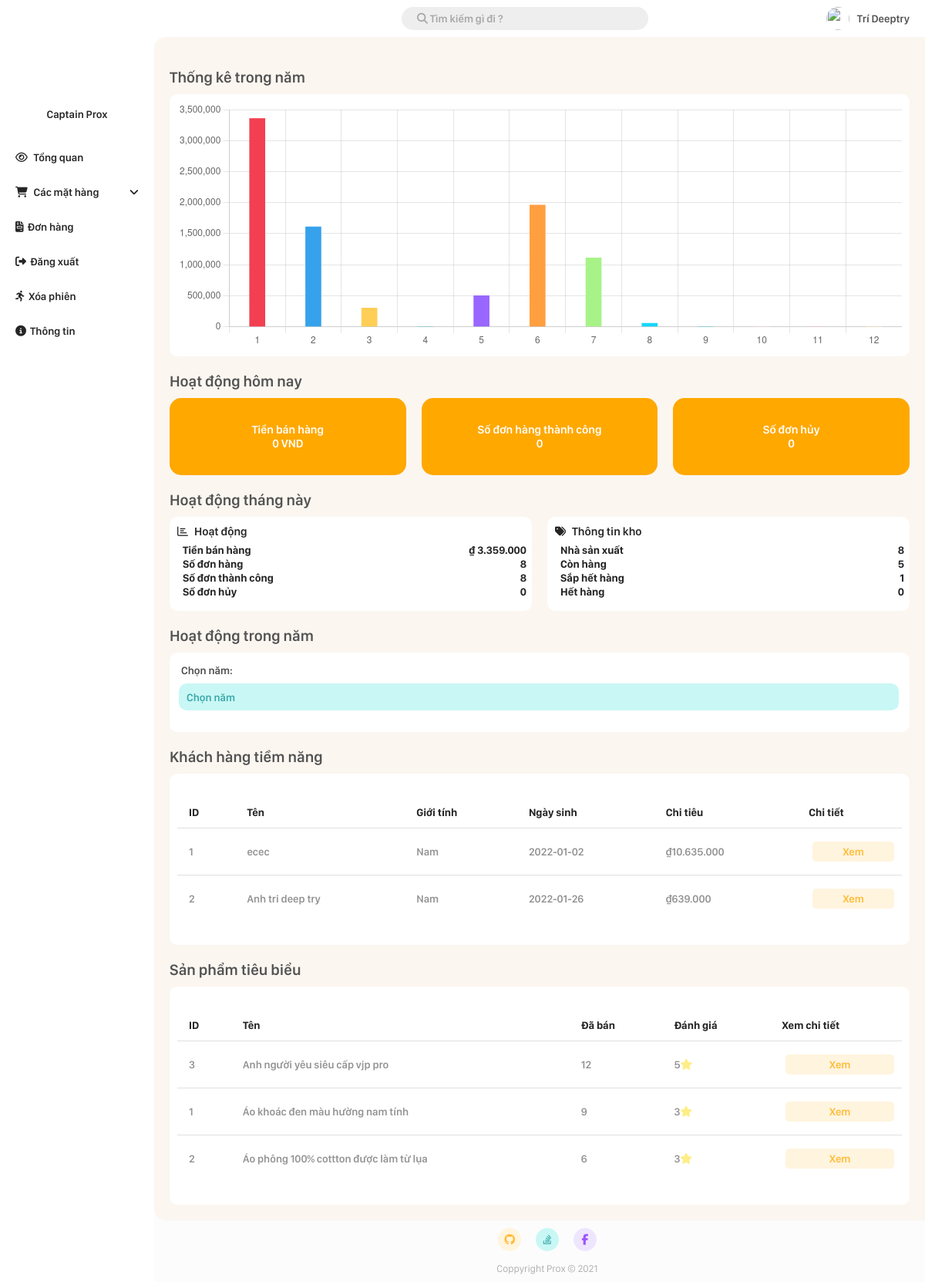
The page /Admin/index.php (signed in) on the database its author committed.
### tables this page shows
CREATE TABLE `customer` (
  `id` int(11) NOT NULL,
  `name` varchar(20) NOT NULL,
  `gender` bit(2) NOT NULL DEFAULT b'1',
  `dob` date NOT NULL,
  `email` varchar(20) NOT NULL,
  `password` text NOT NULL,
  `phone` varchar(20) NOT NULL,
  `address` varchar(50) NOT NULL,
  `token` text NOT NULL
);

CREATE TABLE `product` (
  `id` int(11) NOT NULL,
  `name` varchar(50) NOT NULL,
  `description` text NOT NULL,
  `image` text NOT NULL,
  `cost` double NOT NULL,
  `quantity` int(11) NOT NULL,
  `manufacturer_id` int(11) NOT NULL,
  `sold` int(11) NOT NULL DEFAULT '0',
  `type_id` int(11) NOT NULL DEFAULT '1'
);

### Admin/index.php (the view, shortened to what this page needs)
<!DOCTYPE html>
<html lang="en">
<head>
  <link rel="stylesheet" href="./CSS/style.css?v=3.3">
</head>
<body>
  <?php
  $query1month = "SELECT * FROM bill WHERE MONTH(TIMEDIFF(bill.time_order, CAST(CAST(NOW() AS DATE) AS DATETIME))) = 1";
  $totalOfDay = "SELECT IFNULL(SUM(total), 0) as total_day FROM bill as t1 JOIN ( SELECT bill_detail.*,product.name,product.cost,product.cost * bill_detail.quantity as total FROM bill_detail JOIN product ON bill_detail.product_id = product.id ) as t2 ON t1.id = t2.bill_id WHERE DATEDIFF(t1.time_order, CAST(CAST(NOW() AS DATE) AS DATETIME)) = 0 AND t1.status = 2";
  $totalOfMonth = "SELECT IFNULL(SUM(total), 0) as total_month FROM bill as t1 JOIN ( SELECT bill_detail.*,product.name,product.cost,product.cost * bill_detail.quantity as total FROM bill_detail JOIN product ON bill_detail.product_id = product.id ) as t2 ON t1.id = t2.bill_id WHERE MONTH(TIMEDIFF(t1.time_order, CAST(CAST(NOW() AS DATE) AS DATETIME))) = 1 AND t1.status = 2";
  $totalOfDayValueArray = mysqli_query($connect, $totalOfDay);
  $totalOfDayValue = mysqli_fetch_array($totalOfDayValueArray);
  $success_bill = 0;
  $unSuccess_bill = 0;
  $totalOfMonthValueArray = mysqli_query($connect, $totalOfMonth);
  $totalOfMonthValue = mysqli_fetch_array($totalOfMonthValueArray);
  $success_bill_month = 0;
  $unSuccess_bill_month = 0;
  $queryMonthArray = mysqli_query($connect, $query1month);
  foreach ($queryMonthArray as $bill_month) {
    if ($bill_month['status'] == 2) {
      $success_bill_month += 1;
    } else if ($bill_month['status'] == 3) {
      $unSuccess_bill_month += 1;
    }
  }
  $manufacturer_query = "SELECT count(*) as number_of_manufacturer FROM manufacturer";
  $number_of_manufacturer_array = mysqli_query($connect, $manufacturer_query);
  $number_of_manufacturer_result = mysqli_fetch_array($number_of_manufacturer_array);
  $number_of_manufacturer_value = $number_of_manufacturer_result['number_of_manufacturer'];
  $stocking_query = "SELECT count(*) as stocking FROM product WHERE quantity > 0";
  $stocking_array = mysqli_query($connect, $stocking_query);
  $stocking_result = mysqli_fetch_array($stocking_array);
  $stocking_value = $stocking_result['stocking'];
  $out_of_stock_soon_query = "SELECT count(*) as out_of_stock_soon FROM product WHERE quantity < 20";
  $out_of_stock_soon_array = mysqli_query($connect, $out_of_stock_soon_query);
  $out_of_stock_soon_result = mysqli_fetch_array($out_of_stock_soon_array);
  $out_of_stock_soon_value = $out_of_stock_soon_result['out_of_stock_soon'];
  $out_of_stock_query = "SELECT count(*) as out_of_stock FROM product WHERE quantity = 0";
  $out_of_stock_array = mysqli_query($connect, $out_of_stock_query);
  $out_of_stock_result = mysqli_fetch_array($out_of_stock_array);
  $out_of_stock_value = $out_of_stock_result['out_of_stock'];
  $top5spending = "SELECT id,name,gender,dob,spending FROM customer as cus JOIN ( SELECT sum(total) as spending,t1.customer_id FROM bill as t1 JOIN ( SELECT bill_detail.*,product.name,product.cost,product.cost * bill_detail.quantity as total FROM bill_detail JOIN product ON bill_detail.product_id = product.id ) as t2 ON t1.id = t2.bill_id GROUP BY t1.customer_id ) as cus2 ON cus.id = cus2.customer_id ORDER BY spending DESC LIMIT 5";
  $topSpending_result = mysqli_query($connect, $top5spending);
  $top5product = "SELECT product.id,product.name,product.sold,AVG(rate_product.rating) as rate FROM product JOIN rate_product ON product.id = rate_product.product_id GROUP BY id ORDER BY sold DESC LIMIT 5";
  $topProduct = mysqli_query($connect, $top5product);
  ?>
  <div class="grid-container">
    <div class="container-header">
      <?php require_once "./root/navbar.php"; ?>
    </div>
    <div class="container-menu">
      <?php require_once "./root/sidebar.php"; ?>
    </div>
    <div class="container-main">
      <h1 class="main-title">Thống kê trong năm</h1>
      <div class="year-activity">
        <div class="year-activity-item">
          <canvas id="yearChart"></canvas>
        </div>
      </div>
      <h1 class="main-title">Hoạt động hôm nay</h1>
      <div class="today-activity">
        <div class="today-activity-item">
          <p>Tiền bán hàng</p>
          <p><?= number_format($totalOfDayValue['total_day'] , 0, '', '.'); ?> VND</p>
        </div>
        <div class="today-activity-item">
          <p>Số đơn hàng thành công</p>
          <p><?= $success_bill ?></p>
        </div>
        <div class="today-activity-item">
          <p>Số đơn hủy</p>
          <p><?= $unSuccess_bill ?></p>
        </div>
      </div>
      <h1 class="main-title">Hoạt động tháng này</h1>
      <div class="monthly-activity">
        <div class="monthly-activity-item">
          <p> <i class="far fa-chart-bar"></i> Hoạt động</p>
          <table>
            <tr>
              <th class="collumn-right">
                Tiền bán hàng
              </th>
              <th class="collumn-left">₫
                <?= number_format($totalOfMonthValue['total_month'] , 0, '', '.'); ?>
              </th>
            </tr>
            <tr>
              <th class="collumn-right">
                Số đơn hàng
              </th>
              <th class="collumn-left">
                <?= $success_bill_month + $unSuccess_bill ?>
              </th>
            </tr>
            <tr>
              <th class="collumn-right">
                Số đơn thành công
              </th>
              <th class="collumn-left">
                <?= $success_bill_month ?>
              </th>
            </tr>
            <tr>
              <th class="collumn-right">
                Số đơn hủy
              </th>
              <th class="collumn-left">
                <?= $unSuccess_bill ?>
              </th>
            </tr>
          </table>
        </div>
        <div class="monthly-activity-item">
          <p> <i class="fas fa-tags"></i> Thông tin kho</p>
          <table>
            <tr>
              <th class="collumn-right">
                Nhà sản xuất
              </th>
              <th class="collumn-left">
                <?= $number_of_manufacturer_value ?>
              </th>
            </tr>
            <tr>
              <th class="collumn-right">
                Còn hàng
              </th>
              <th class="collumn-left">
                <?= $stocking_value ?>
              </th>
            </tr>
            <tr>
              <th class="collumn-right">
                Sắp hết hàng
              </th>
              <th class="collumn-left">
                <?= $out_of_stock_soon_value ?>
              </th>
            </tr>
            <tr>
              <th class="collumn-right">
                Hết hàng
              </th>
              <th class="collumn-left">
                <?= $out_of_stock_value ?>
              </th>
            </tr>
          </table>
        </div>
      </div>
      <h1 class="main-title">Hoạt động trong năm</h1>
      <div class="year-activity">
        <div class="year-activity-item">
          <form action="" method="get">
            <label for="year">Chọn năm: </label>
            <table>
              <tr>
                <th class="collumn-right">
                  <select id="year" name="year">
                    <option value="0" selected>Chọn năm</option>
                  </select>
                </th>
              </tr>
            </table>
          </form>
          <br>
        </div>
      </div>
      <h1 id="potential_customers" class="main-title">Khách hàng tiềm năng</h1>
      <div class="year-activity">
        <div class="year-activity-item">
          <table class="styled-table">
            <thead>
              <tr>
                <th>ID</th>
                <th>Tên</th>
                <th>Giới tính</th>
                <th>Ngày sinh</th>
                <th>Chi tiêu</th>
                <th>Chi tiết</th>
              </tr>
            </thead>
            <tbody>
              <?php foreach ($topSpending_result as $spending) { ?>
                <tr>
                  <td><?= $spending['id'] ?></td>
                  <td><?= $spending['name'] ?></td>
                  <td><?php if($spending['gender'] == 1) echo 'Nam'; else echo 'Nữ';   ?></td>
                  <td><?= $spending['dob'] ?></td>
                  <td>₫<?= number_format($spending['spending'] , 0, '', '.'); ?></td>
                  <td><a href="#popup1" class="link-button" onclick="user_bill(<?=$spending['id']?>);">Xem</a></td>
                </tr>
              <?php } ?>
            </tbody>
          </table>
        </div>
      </div>
      <h1 class="main-title">Sản phẩm tiêu biểu</h1>
      <div class="year-activity">
        <div class="year-activity-item">
          <table class="styled-table">
            <thead>
              <tr>
                <th>ID</th>
                <th>Tên</th>
                <th>Đã bán</th>
                <th>Đánh giá</th>
                <th>Xem chi tiết</th>
              </tr>
            </thead>
            <tbody>
              <?php foreach ($topProduct as $top) { ?>
                <tr>
                  <td><?= $top['id'] ?></th>
                  <td><?= $top['name'] ?></td>
                  <td><?= $top['sold'] ?></td>
                  <td><?= round($top['rate'],1)  ?><span style="color: #FFED85 !important;" class="fa fa-star"></span></td>
                  <td><a class="link-button" href="./view-infomation/item-information.php?id=<?= $top['id'] ?>">Xem</a></td>
                </tr>
              <?php } ?>
            </tbody>
          </table>
        </div>
      </div>
    </div>
    <div class="container-footer">
      <?php require_once "./root/footer.php"; ?>
    </div>
  </div>
</body>
<script>
  let number_array = document.getElementsByClassName('month-data');
  let chartData = [];
  for (i = 0; i <= 11; i++) {
    let value = number_array[i].textContent;
    chartData.push(value);
  }
  console.log(chartData);
</script>
<script>
  const ctx = document.getElementById('yearChart');
  const myChart = new Chart(ctx, {
    type: 'bar',
    data: {
      labels: ['1', '2', '3', '4', '5', '6', '7', '8', '9', '10', '11', '12'],
      datasets: [{
        label: '',
        data: chartData,
        backgroundColor: [
          '#F24052',
          'rgba(54, 162, 235, 1)',
          'rgba(255, 206, 86, 1)',
          'rgba(75, 192, 192, 1)',
          'rgba(153, 102, 255, 1)',
          'rgba(255, 159, 64, 1)',
          '#A8F387',
          '#16D6FA',
          '#2ACCC8',
          '#F7D6E0',
          '#F2B5D4',
          '#FFEBA5'
        ],
        borderColor: 'transparent',
        borderWidth: 0,
        barThickness: 20
      }]
    },
    options: {
      scales: {
        y: {
          beginAtZero: true
        }
      },
      plugins: {
        legend: {
          display: false
        }
      }
    }
  });
</script>
</html>

### rows shown on the page
customer: id "1", name "ecec", gender "Nam", dob "2022-01-02", spending "10.635.000"
customer: id "2", name "Anh tri deep try", gender "Nam", dob "2022-01-26", spending "639.000"
product: id "3", name "Anh người yêu siêu cấp vjp pro", sold "12", rate "5"
product: id "1", name "Áo khoác đen màu hường nam tính", sold "9", rate "3"
product: id "2", name "Áo phông 100% cottton được làm từ lụa", sold "6", rate "3"

### other values the page prints
$_SESSION['name'] "Trí Deeptry"
$totalOfDayValue['total_day'] "0"
$success_bill "0"
$unSuccess_bill "0"
$totalOfMonthValue['total_month'] "3.359.000"
$success_bill_month + $unSuccess_bill "8"
$success_bill_month "8"
$number_of_manufacturer_value "8"
$stocking_value "5"
$out_of_stock_soon_value "1"
$out_of_stock_value "0"
